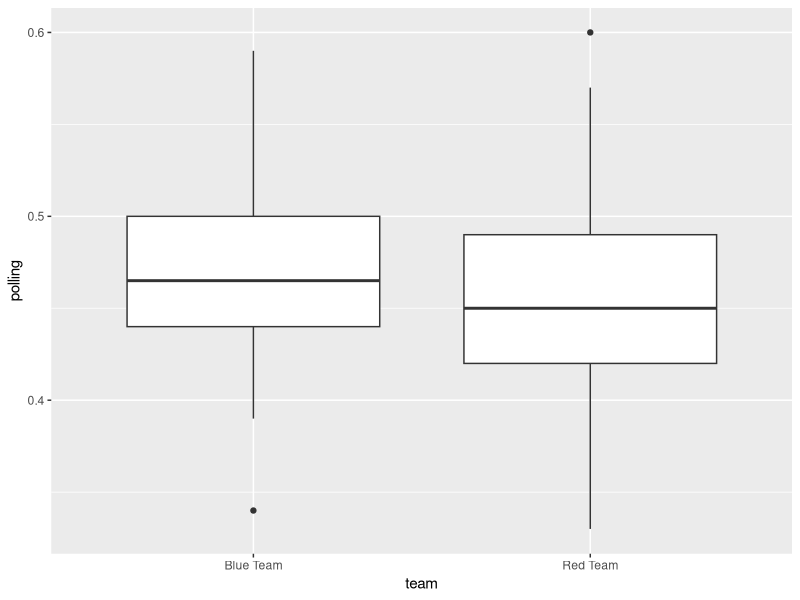
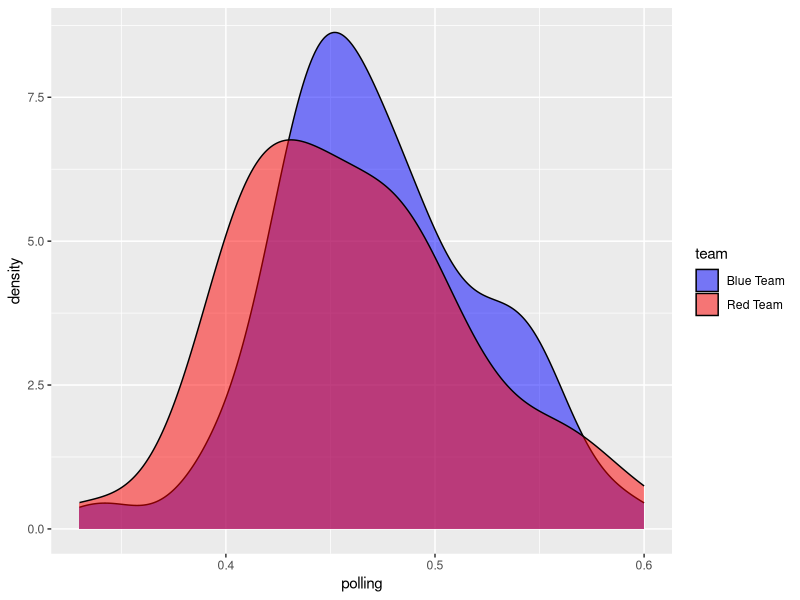
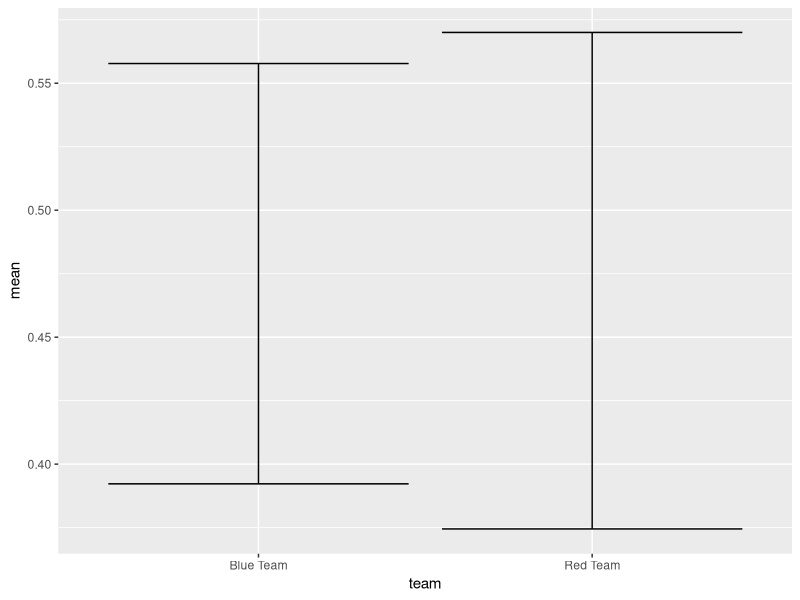
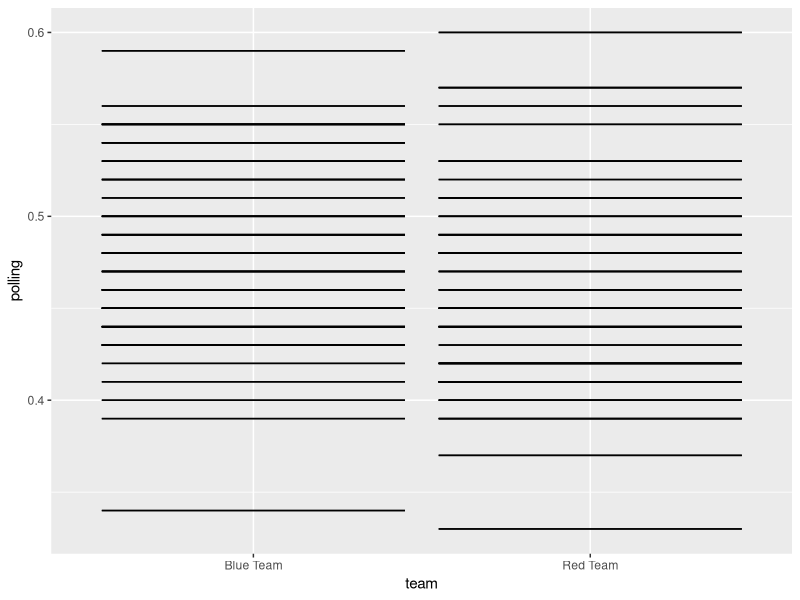

Write R code to recreate these figures, in order. (Note: this script raises an error after producing the figures.)
#--------------------------------------------------------------
# http://maxhumber.com/2017/02/03/hypothetical-outcomes.html
#--------------------------------------------------------------

suppressPackageStartupMessages(library(tidyverse))
# devtools::install_github("dgrtwo/gganimate")
# install.packages("cowplot")
library(gganimate)
# install image magick in terminal >> "brew install image magick"


set.seed(2016)

df <- tibble(
  `Blue Team` = round(rnorm(50, mean = 48, sd = 5)), 
  `Red Team` = `Blue Team` + round(rnorm(50, mean = -1, sd = 3))
) %>% 
  mutate(simulation = row_number()) %>% 
  gather(team, polling, -simulation) %>% 
  mutate(polling = ifelse(polling >= 100, 100, polling) / 100)

df %>% 
  ggplot(aes(x = team, y = polling)) +
  geom_boxplot()

df %>% 
  ggplot(aes(x = polling, fill = team)) + 
  geom_density(alpha = 1/2) + 
  scale_fill_manual(values = c("blue", "red"))

df %>% 
  group_by(team) %>% 
  summarise(
    mean = mean(polling), 
    low = quantile(polling, 0.025),
    high = quantile(polling, 0.975)) %>% 
  ggplot(aes(x = team, y = mean)) +
  geom_errorbar(aes(ymin = low, ymax = high))

df %>% 
  ggplot(aes(x = team, y = polling)) +
  geom_errorbar(aes(ymin = polling, ymax = polling))

p <- df %>% 
  ggplot(aes(x = team, y = polling, frame = simulation)) +
  geom_errorbar(aes(ymin = polling, ymax = polling))

gganimate(p, title_frame = FALSE, filename = '~/Desktop/output.gif') # Paste into browser to view


p <- df %>%
  ggplot(aes(x = team, y = polling)) +
  geom_errorbar(aes(
    ymin = polling, ymax = polling, 
    frame = simulation, cumulative = TRUE), 
    color = "grey80", alpha = 1/8) +
  geom_errorbar(aes(
    ymin = polling, ymax = polling, frame = simulation), 
    color = "#00a9e0") +
  scale_y_continuous(
    limits = c(0, 1), 
    labels = scales::percent_format()) +
  theme(panel.background = element_rect(fill = "#FFFFFF")) +
  labs(title = "", y = "Polling %", x = "")

gganimate(p, title_frame = FALSE, filename = '~/Desktop/output.gif') # Paste into browser to view
